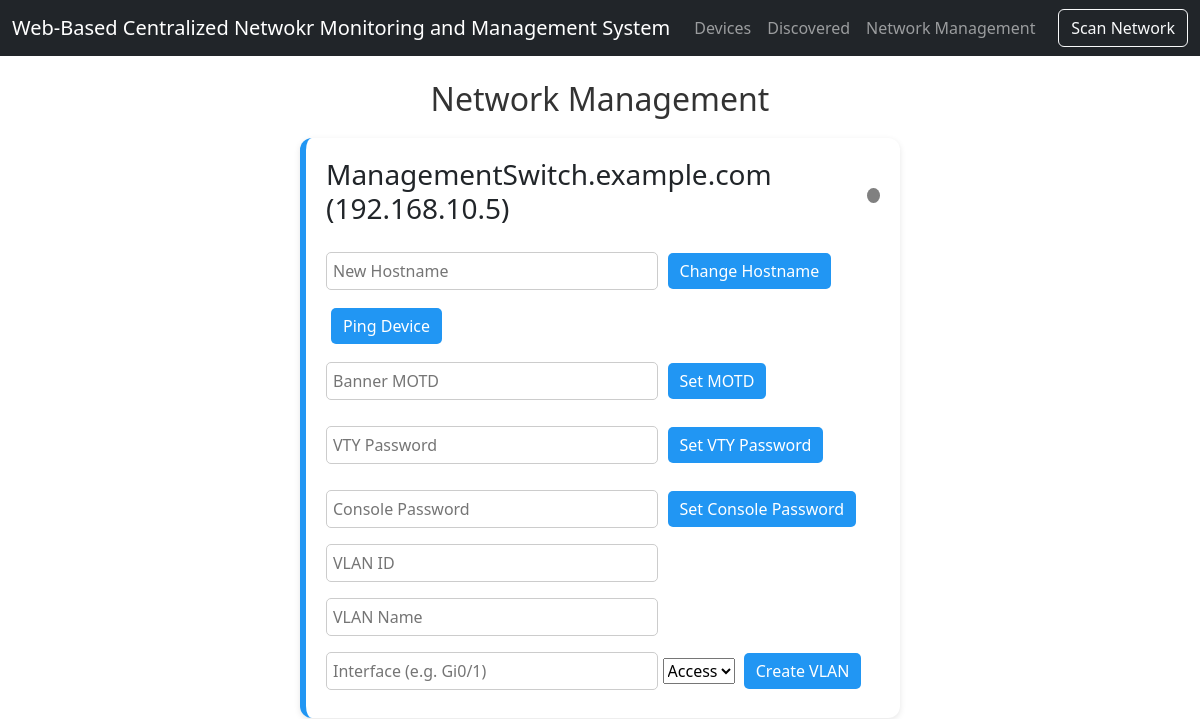
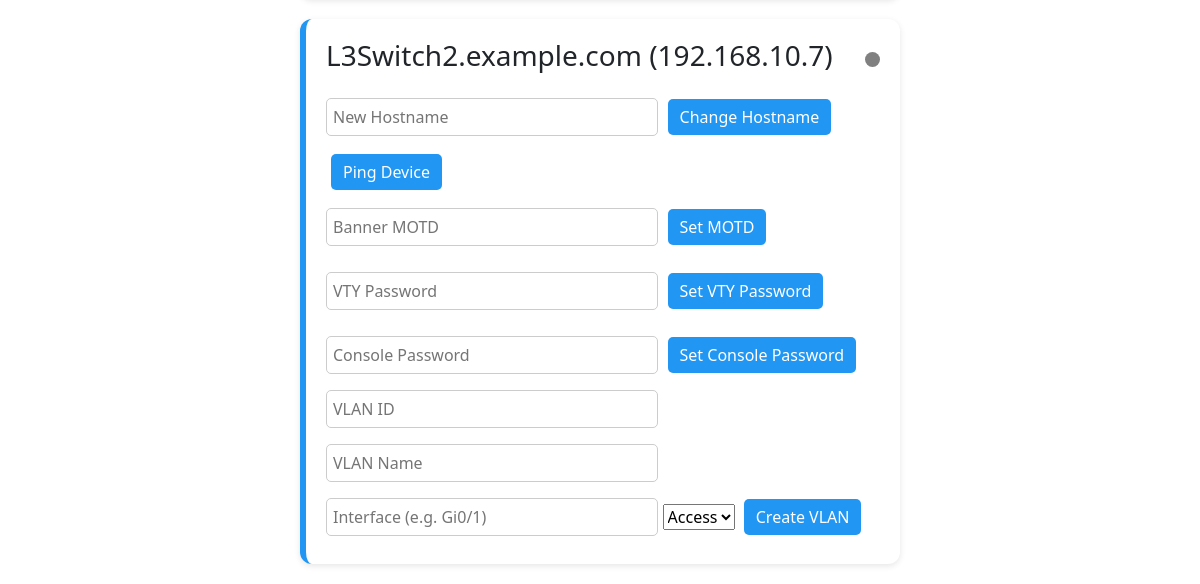
The app's page /networkmanagement/, older data (2 pictures, top to bottom).
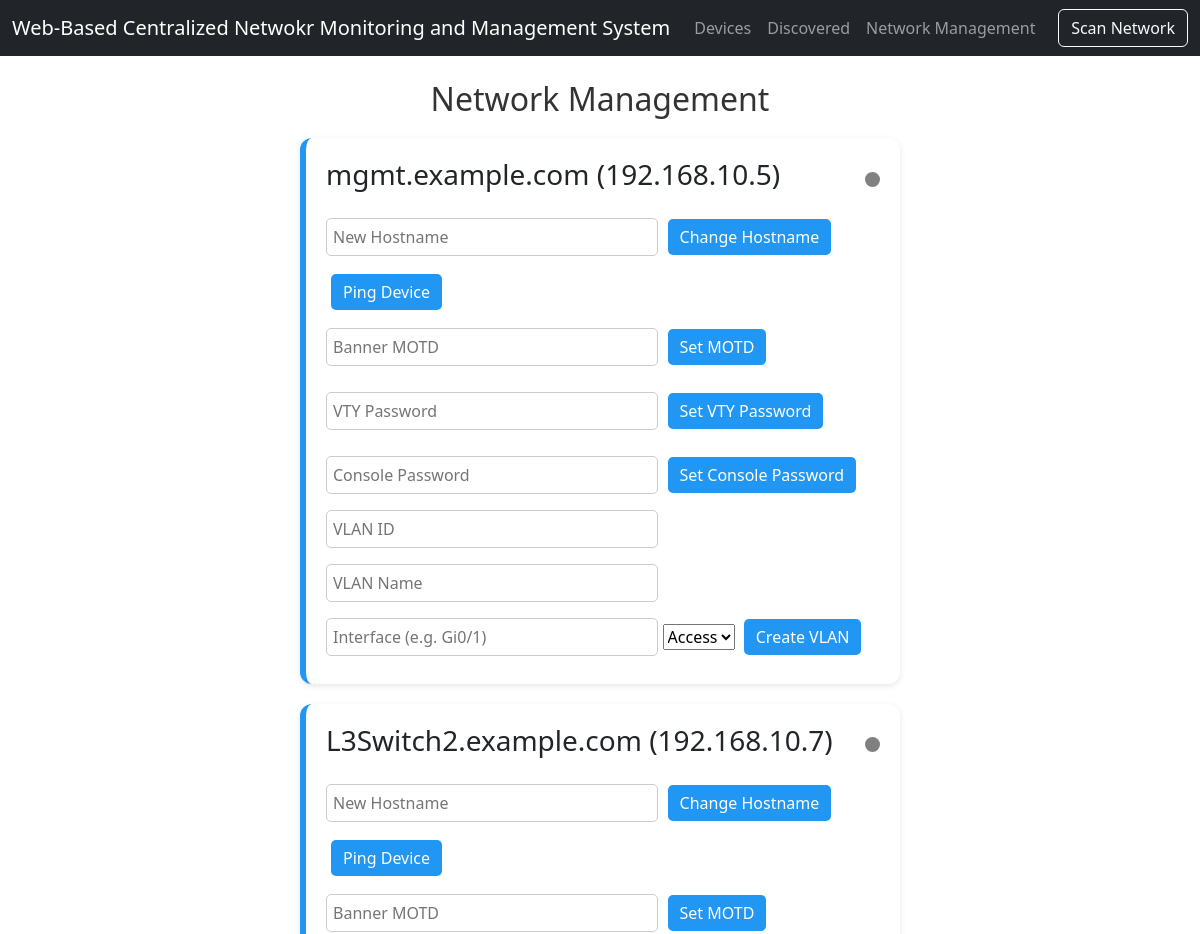
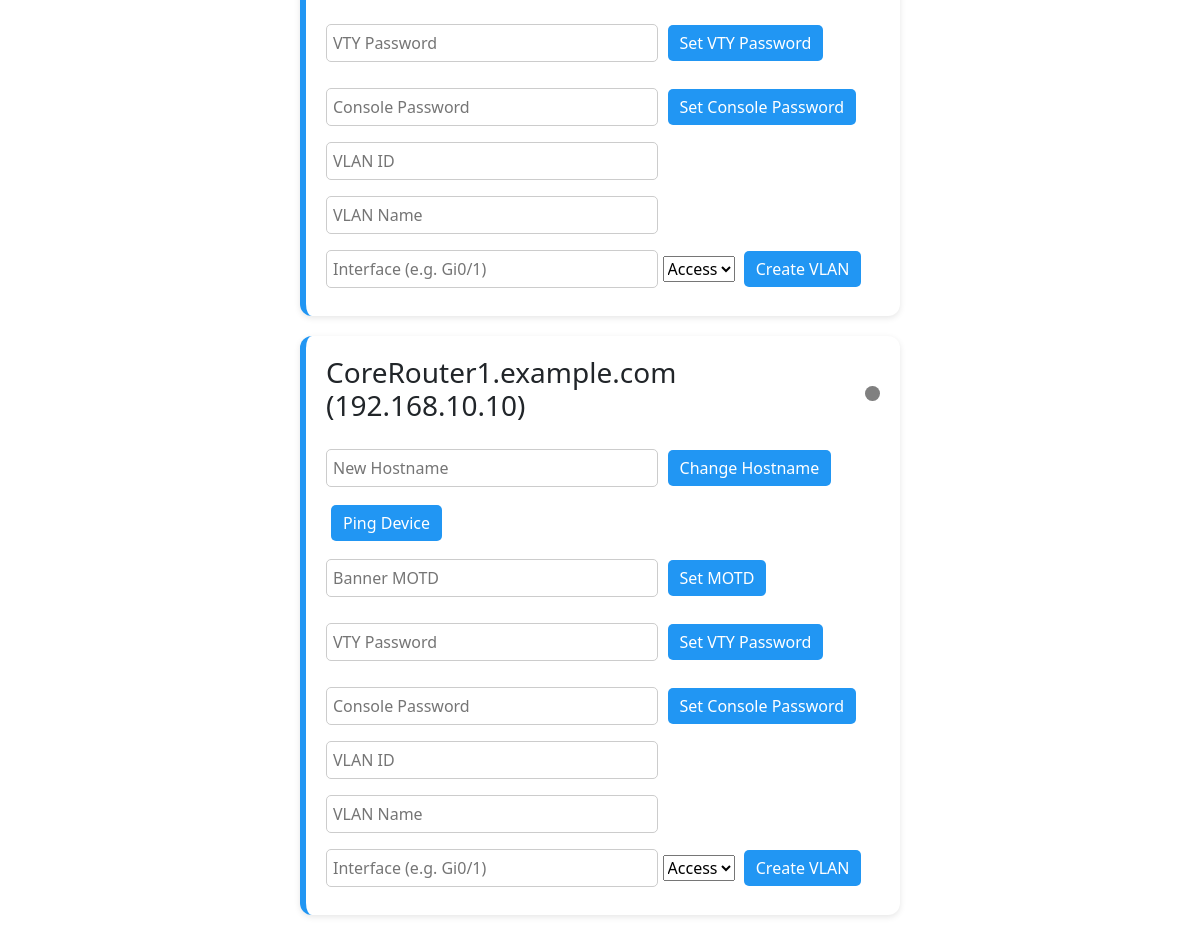
The same page, newer data (2 pictures, top to bottom).
### dashboardapp/models.py (models this page shows, shortened)
class Device(models.Model):
    ip_address = models.GenericIPAddressField(protocol='IPv4', unique=True)
    hostname = models.CharField(max_length=100, blank=True)
    device_type = models.CharField(max_length=100, blank=True)
    vendor = models.CharField(max_length=100, blank=True)
    community = models.CharField(max_length=50, default='public', blank=True)
    contact = models.CharField(max_length=100, blank=True)
    location = models.CharField(max_length=100, blank=True)
    status = models.CharField(max_length=50, default='Unknown')
    last_seen = models.DateTimeField(default=now)

### networkmanagement/views.py (the view)
# urls.py: path('', views.network_management_home, name="network_home"),
def network_management_home(request):
    devices = Device.objects.all()
    return render(request, "networkmanagement/main.html", {"devices": devices})

### templates/networkmanagement/main.html (shortened to what this page needs)
{% extends '../base.html' %}
{% block content %}
  <h2>Network Management</h2>
  {% for device in devices %}
    <div class="device-card" id="card-{{ device.ip_address }}">
      <div class="device-header">
        <h3>{{ device.hostname }} ({{ device.ip_address }})</h3>
        <span class="status-dot" id="status-{{ device.ip_address }}" style="background-color: grey;"></span>
      </div>
      <div class="field-group">
        <input type="text" placeholder="New Hostname" id="hostname-{{ device.ip_address }}">
        <button onclick="changeHostname('{{ device.ip_address }}')">Change Hostname</button>
      </div>
      <div class="field-group">
        <button onclick="pingDevice('{{ device.ip_address }}')">Ping Device</button>
      </div>
      <div class="field-group">
        <input type="text" placeholder="Banner MOTD" id="motd-{{ device.ip_address }}">
        <button onclick="setMOTD('{{ device.ip_address }}')">Set MOTD</button>
      </div>
      <div class="field-group">
        <input type="text" placeholder="VTY Password" id="vty-{{ device.ip_address }}">
        <button onclick="setVTYPassword('{{ device.ip_address }}')">Set VTY Password</button>
      </div>
      <div class="field-group">
        <input type="text" placeholder="Console Password" id="console-{{ device.ip_address }}">
        <button onclick="setConsolePassword('{{ device.ip_address }}')">Set Console Password</button>
      </div>
      <div>
        <input type="text" placeholder="VLAN ID" id="vlan-id-{{ device.ip_address }}">
        <input type="text" placeholder="VLAN Name" id="vlan-name-{{ device.ip_address }}">
        <input type="text" placeholder="Interface (e.g. Gi0/1)" id="vlan-iface-{{ device.ip_address }}">
        <select id="vlan-mode-{{ device.ip_address }}">
        <option value="access">Access</option>
        </select>
        <button onclick="createVLAN('{{ device.ip_address }}')">Create VLAN</button>
      </div>
    </div>
  {% endfor %}
{% endblock %}

Row changes from the older to the newer data that the page shows:
changed Device: hostname "ManagementSwitch.example.com" → "mgmt.example.com"
added Device: hostname "CoreRouter1.example.com", ip_address "192.168.10.10", ip_address "Access"
